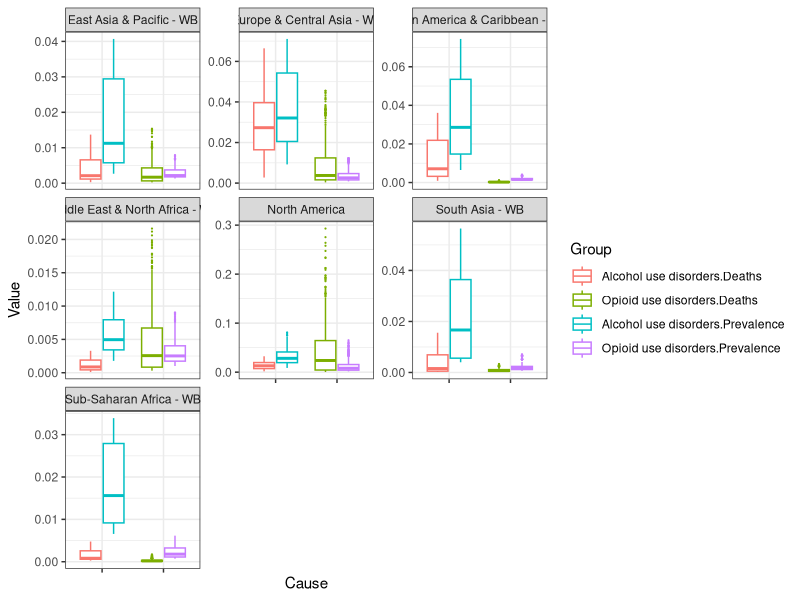
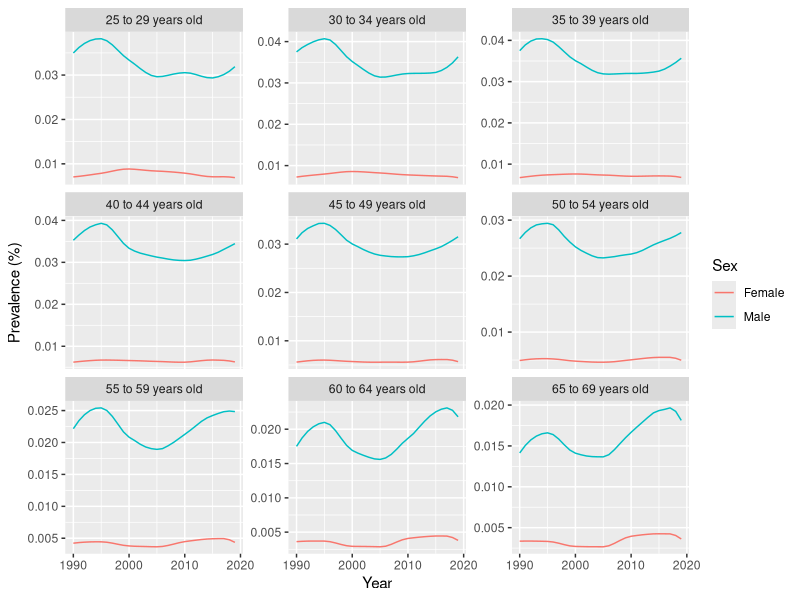
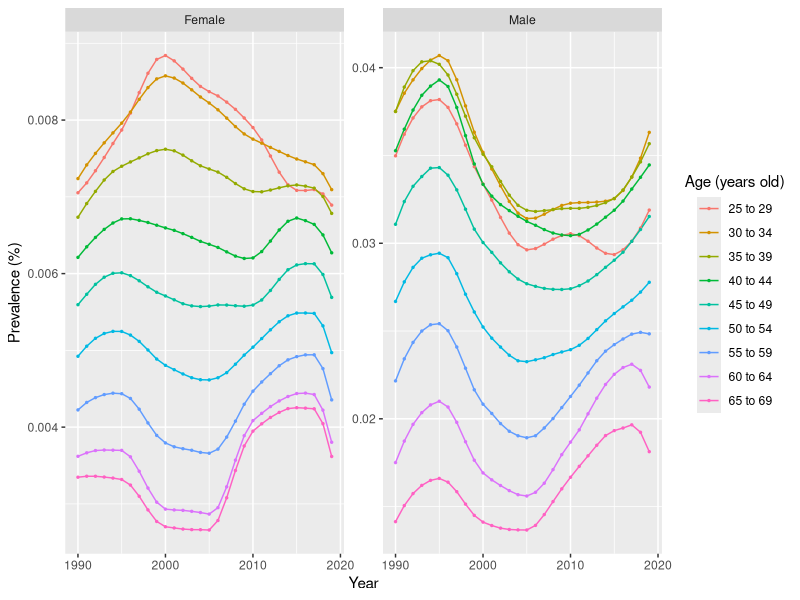
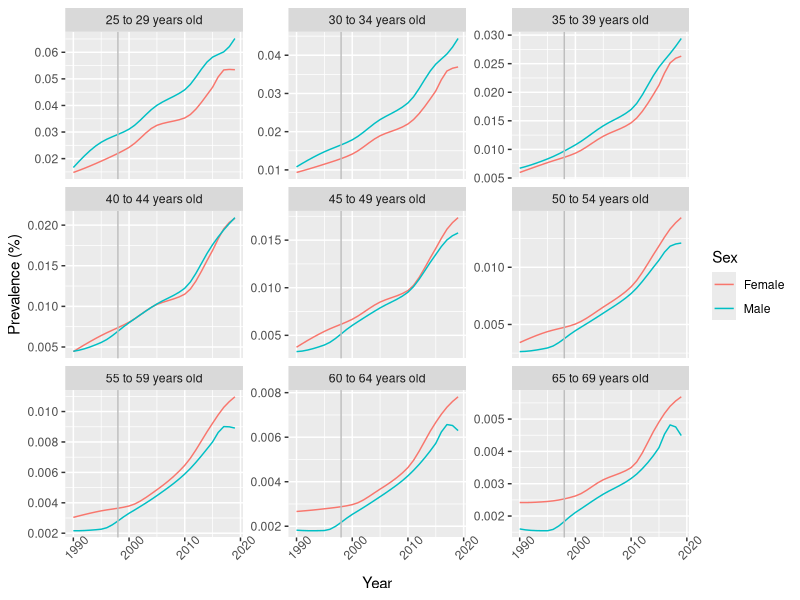
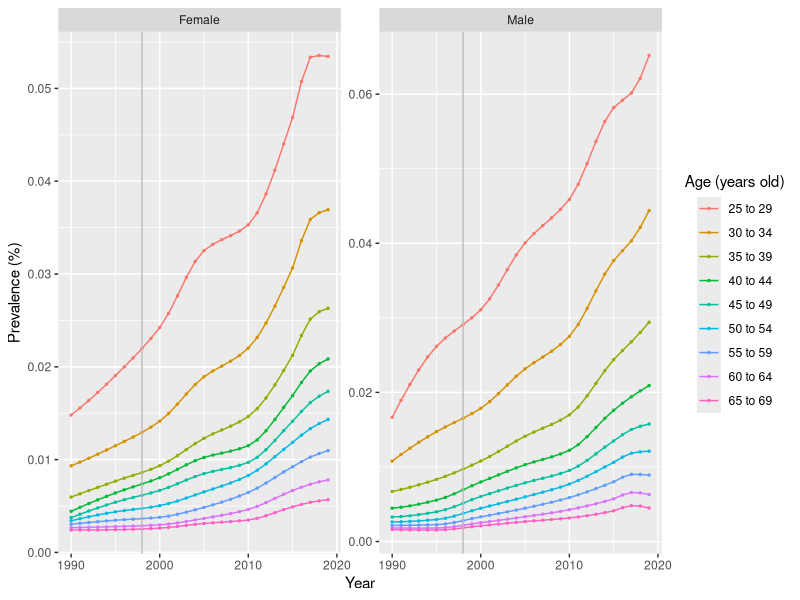
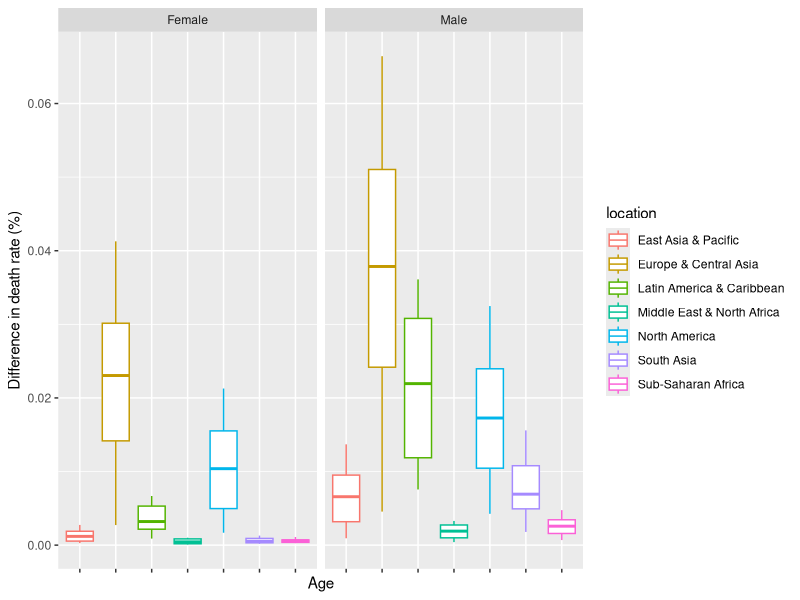
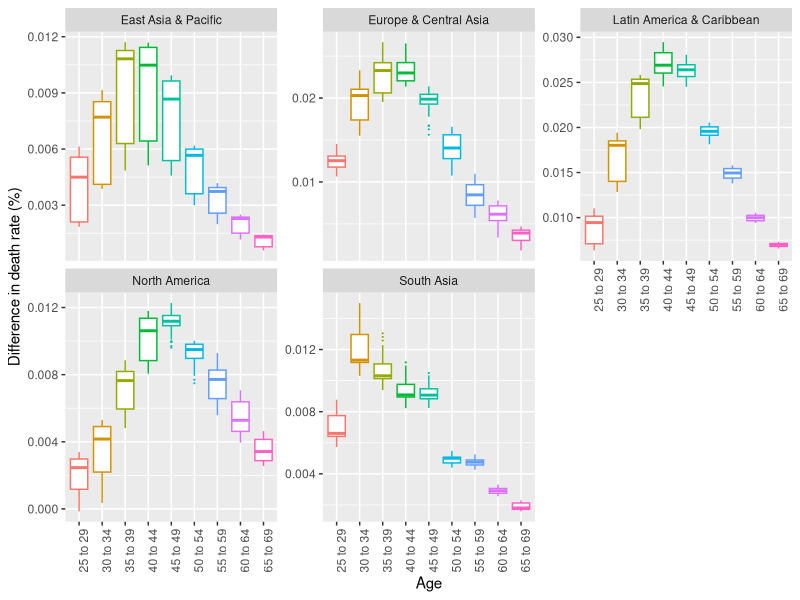
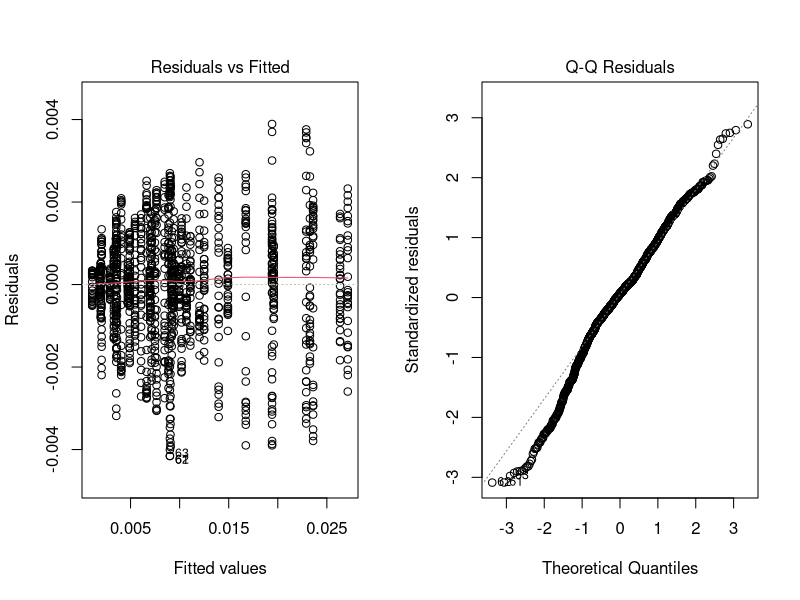

These charts were generated, in order, by the following R code:
## ---- chunk 1
knitr::opts_chunk$set(echo = T, warning = F, message = F)
setwd("E:\\A大学\\大二下\\ADS2\\ADS2_ICA")
## ---- chunk 2
library(ggplot2)
library(dplyr)
library(tidyverse)
library(tidyr)
library(knitr)
library(kableExtra)

substance_use = read.csv("substance_use.csv")
## ---- chunk 3
anyNA(substance_use)
sum(substance_use[ , ] == "")
## ---- chunk 4
which(duplicated(substance_use))
## ---- chunk 5
str(substance_use)
## ---- chunk 6
substance_use$location = as.factor(substance_use$location)
substance_use$sex = as.factor(substance_use$sex)
substance_use$age = as.factor(substance_use$age)
## ---- chunk 7
ggplot(data = substance_use,
       aes(x = cause, y = val, color = interaction(cause, measure))) +
  geom_boxplot(outlier.size = 0.1) +
  facet_wrap(~location, scales = "free_y") +
  labs(x = "Cause", y = "Value", color = "Group") +
  theme_bw() +
  theme(axis.text.x = element_blank())
  

which(substance_use$val < 0)
which(substance_use$val > 1)
## ---- chunk 8
highest_alcohol_deaths = substance_use %>%
  filter(measure == "Deaths", year == 2019, age == "40 to 44",
         sex == "Male", cause == "Alcohol use disorders") %>%
  select(location, val) %>%
  arrange(desc(val)) %>%
  top_n(1, val)

kable(highest_alcohol_deaths)
## ---- chunk 9
eap_alcohol_data = substance_use %>%
  filter(measure == "Prevalence", cause == "Alcohol use disorders",
         location == "East Asia & Pacific - WB") %>%
  select(year, age, sex, val)
## ---- chunk 10
eap_alcohol_data1 = eap_alcohol_data
eap_alcohol_data1$age = paste0(eap_alcohol_data1$age, " years old")
ggplot(eap_alcohol_data1,
       aes(x = year, y = val, color = sex,
           group = interaction(sex, age))) +
  geom_line() +
  facet_wrap(~age, scales = 'free_y') +
  labs(x = "Year", y = "Prevalence (%)", color = "Sex") +
  theme(legend.position = "right",
        plot.title = element_text(hjust = 0.5))
## ---- chunk 11
ggplot(eap_alcohol_data,
       aes(x = year, y = val, color = age,
           group = interaction(sex, age))) +
  geom_line() +
  geom_point(size = 0.5) +
  facet_wrap(~sex, scales = 'free_y') +
  labs(x = "Year", y = "Prevalence (%)", color = "Age (years old)") +
  theme(legend.title = element_text(hjust = 0.5),
        plot.title = element_text(hjust = 0.5))
## ---- chunk 12
eap_alcohol_data2 = eap_alcohol_data %>%
  group_by(age) %>%
  group_split() %>%
  map(~spread(., key = "sex", value = "val")) %>%
  map(~{
    shapiro_p = shapiro.test(.$Male - .$Female)$p.value
    if(shapiro_p < 0.05){
      test_type = "Wilcoxon rank sum test"
      p_value = wilcox.test(.$Male, .$Female, paired = T)$p.value
    }
    else{
      test_type = "Student's t-test"
      p_value = t.test(.$Male, .$Female, paired = T)$p.value
    }
    tibble(shapiro_p = shapiro_p, test_type = test_type, p_value = p_value)
  }) %>%
  bind_rows() %>%
  mutate(age = unique(eap_alcohol_data$age), .before = shapiro_p)
kable(eap_alcohol_data2, digit = 12)
## ---- chunk 13
opioid_use_na = substance_use %>%
  filter(measure == "Prevalence",
         location == "North America",
         cause == "Opioid use disorders") %>%
  select(age, year, sex, val)
## ---- chunk 14
opioid_use_na1 = opioid_use_na
opioid_use_na1$age = paste0(opioid_use_na1$age, " years old")
ggplot(opioid_use_na1,
       aes(x = year, y = val, color = sex,
           group = interaction(sex, age))) +
  geom_line() +
  geom_vline(xintercept = 1998, color = "grey") +
  facet_wrap(~age, scales = 'free_y') +
  labs(x = "Year", y = "Prevalence (%)", color = "Sex") +
  theme(legend.position = "right",
        plot.title = element_text(hjust = 0.5),
        axis.text.x = element_text(angle = 45))
## ---- chunk 15
ggplot(opioid_use_na,
       aes(x = year, y = val, color = age,
           group = interaction(sex, age))) +
  geom_line() +
  geom_point(size = 0.5) +
  geom_vline(xintercept = 1998, color = "grey") +
  facet_wrap(~sex, scales = 'free_y') +
  labs(x = "Year", y = "Prevalence (%)", color = "Age (years old)") +
  theme(legend.title = element_text(hjust = 0.5),
        plot.title = element_text(hjust = 0.5))
## ---- chunk 16
opioid_use_na2 = opioid_use_na %>%
  group_by(sex, age) %>%
  group_split() %>%
  map(~{
    before = diff(.$val[.$year < 1998])
    after = diff(.$val[.$year >= 1998])
    # calculate the slope
    tibble(
      sex = .$sex[1],
      age = .$age[1],
      p_value = wilcox.test(after, before)$p.value,
      effect_size = median(after) - median(before)
    )
  }) %>%
  bind_rows() %>%
  group_by(sex) %>%
  group_split()
kable(opioid_use_na2)
## ---- chunk 17
opioid_use_na3 = opioid_use_na %>%
  group_by(year, age) %>%
  summarize(val = mean(val)) %>%
  group_by(age) %>%
  group_split() %>%
  map(~{
    before = diff(.$val[.$year < 1998])
    after = diff(.$val[.$year >= 1998])
    # calculate the slope
    tibble(
      age = .$age[1],
      p_value = wilcox.test(after, before)$p.value,
      effect_size = median(after) - median(before)
    )
  }) %>%
  bind_rows()
kable(opioid_use_na3)
## ---- chunk 18
opioid_use_na4 = opioid_use_na %>%
  filter(age != "25 to 29") %>%
  group_by(year, age) %>%
  summarize(val = mean(val)) %>%
  group_by(age) %>%
  group_split() %>%
  map(~{
    before_data = filter(., year < 1998)
    after_data = filter(., year >= 1998)
    before = summary(lm(val ~ year, before_data))
    after = summary(lm(val ~ year, after_data))
    tibble(age = .$age[1],
           before_r_squ = before$r.squared,
           before_slope = before$coefficients[2],
           after_r_squ = after$r.squared,
           after_slope = after$coefficients[2],
           slope_diff = after_slope - before_slope
           )
  }) %>%
  bind_rows() %>%
  arrange(desc(slope_diff))
kable(opioid_use_na4)
## ---- chunk 19
data1 = substance_use %>%
  filter(measure == "Deaths",
         cause == "Alcohol use disorders") %>%
  select(location, age, year, sex, val)

data1$location = gsub(data1$location, pattern = " - WB", replacement = "")

ggplot(data1, aes(x = location, y = val, color = location)) +
  geom_boxplot(outlier.size = 0.1) +
  labs(x = "Age", y = "Difference in death rate (%)") +
  facet_wrap(~sex) +
  theme(axis.text.x = element_blank())
## ---- chunk 20
locations = c("East Asia & Pacific", "North America", "South Asia", 
"Latin America & Caribbean", "Europe & Central Asia")

data2 = data1 %>%
  filter(location %in% locations) %>%
  group_by(location, age, year) %>%
  spread(key = "sex", val = "val") %>%
  summarize(diff = Male - Female) %>%
  bind_rows()

ggplot(data2, aes(x = age, y = diff, color = age)) +
  geom_boxplot(outlier.size = 0.1) +
  facet_wrap(~location, scale = "free_y") +
  labs(x = "Age", y = "Difference in death rate (%)") +
  theme(axis.text.x = element_text(angle = 90, hjust = 1),
        legend.position = "none")
## ---- chunk 21
model2 = lm(diff ~ location * age, data = data2)
par(mfrow = c(1, 2))
plot(model2, c(1, 2))
par(mfrow = c(1, 1))
summary(model2)$r.squared
anova(model2)
